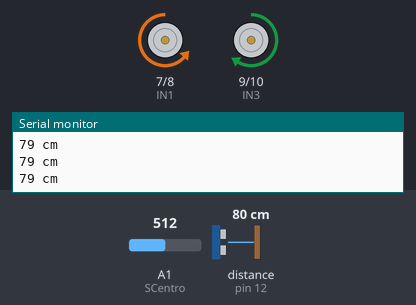
Bench run of a sketch on a simulated Arduino Uno, built with avr-gcc and run on an emulated ATmega328P. Parts: motor-driver pin pairs drawn as motors (green arrow = first pin HIGH = forward, orange = second pin HIGH = backward, longer = more drive, scaled by the enable pin), the last lines printed to the serial monitor. Wiring (inferred from the names in the program): ultrasonic range finder: trigger pin 13; echo pin 12. The inputs (shaded band) are chosen by the test bench; at power-on: distance to the obstacle (sensor on pin 12) 80 cm, A1 (SCentro) = 512. The echo pulse lasts 58.3 µs per cm.

Above: at 1.2 s.
1.3 s: distance to the obstacle (sensor on pin 12) set to 29 cm
2.8 s: distance to the obstacle (sensor on pin 12) set to 23 cm
At 3.35 s:
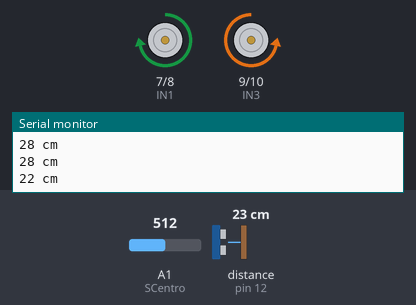
At 3.75 s:
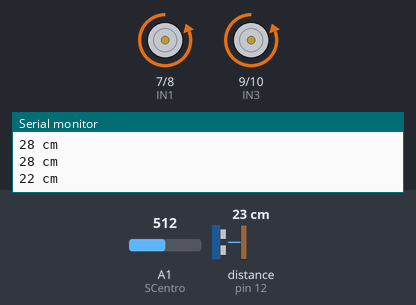
5.8 s: A1 (SCentro) set to 685
At 6.71 s:
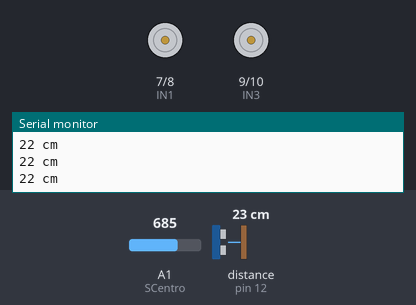
8.8 s: A1 (SCentro) set to 713
At 9.49 s:
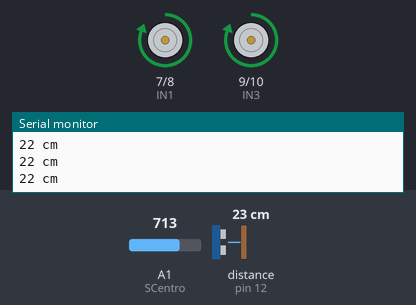
11.8 s: A1 (SCentro) set to 690
14.8 s: A1 (SCentro) set to 710
Timing chart, 0 to 18.8 s (numbered marks = the images above; inputs shaded):
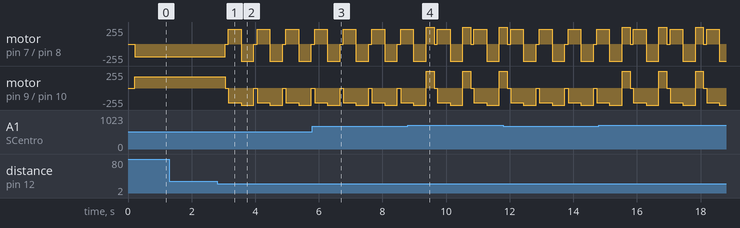

The sketch:

Robot_Sumo.ino
```cpp
//Declaración de pines a usar

// Pines para controlar la velocidad de los Motores */
int ENA = 5;
int ENB = 6;

/*IN1 E IN2 SON EL LADO DERECHO, IN1 HACIA ATRAS E IN2 HACIA ADELANTE
  IN3 E IN4 SON EL LADO IZQUIERDO, IN3 HACIA ATRAS E IN4 HACIA ADELANTE*/
int IN1 = 7;
int IN2 = 8;
int IN3 = 9;
int IN4 = 10;

// ----------------------------------
int SCentro = 15; // Seguidor de Líneas
int Valor = 0; // Variable global

// Sensor Ultrasonido
const int Echo = 12;
const int Trigger = 13;
long t;
long d;

void setup() {
  // Se prepara la comunicación serial
  Serial.begin(9600);
  //Configurar los pines de entrada y salida
  //Entradas
  pinMode(Echo, INPUT);
  pinMode(SCentro, INPUT);
  //Salidas
  pinMode(Trigger, OUTPUT);
  pinMode(IN1, OUTPUT);
  pinMode(IN2, OUTPUT);
  pinMode(IN3, OUTPUT);
  pinMode(IN4, OUTPUT);
  pinMode(ENA, OUTPUT);
  pinMode(ENB, OUTPUT);

}

void loop()
{
 SensorUltrasonido();
  Valor = analogRead(SCentro);
  if (Valor >= 700) {
    retroceder();
    delay(250);
  }
  if (d < 15) {
    avanzar();
  }

  if (d >= 15 && d < 25) {
    Frenar();
    delay(100);
    Doblar_DER();
    delay(400);
    avanzar();
    delay(200);
  }

  if (d >= 25) {
    Doblar_IZQ();
  }

}


void avanzar() {
  digitalWrite(IN1, LOW);
  digitalWrite(IN2, HIGH);
  digitalWrite(IN3, LOW);
  digitalWrite(IN4, HIGH);
  analogWrite(ENA, 255);
  analogWrite(ENB, 255);
}
void retroceder()
{
  digitalWrite(IN1, HIGH);
  digitalWrite(IN2, LOW);
  digitalWrite(IN3, HIGH);
  digitalWrite(IN4, LOW);
  analogWrite(ENA, 255);
  analogWrite(ENB, 255);
}
void Doblar_DER()
{
  digitalWrite(IN1, HIGH);
  digitalWrite(IN2, LOW);
  digitalWrite(IN3, LOW);
  digitalWrite(IN4, HIGH);
  analogWrite(ENA, 220);
  analogWrite(ENB, 220);
}
void Doblar_IZQ()
{
  digitalWrite(IN1, LOW);
  digitalWrite(IN2, HIGH);
  digitalWrite(IN3, HIGH);
  digitalWrite(IN4, LOW);
  analogWrite(ENA, 190);
  analogWrite(ENB, 170);
}
void Frenar()
{
  digitalWrite(IN1, LOW);
  digitalWrite(IN2, LOW);
  digitalWrite(IN3, LOW);
  digitalWrite(IN4, LOW);
  analogWrite(ENA, 255);
  analogWrite(ENB, 255);
}
void SensorUltrasonido()
{
  digitalWrite(Trigger, LOW);
  delayMicroseconds(2);
  digitalWrite(Trigger, HIGH);
  delayMicroseconds(10);
  digitalWrite(Trigger, LOW);
  t = pulseIn(Echo, HIGH);
  d = t / 59;
  Serial.print(d);
  Serial.println(" cm");
  delay(200);
}
```

Measured:
- the behaviour switches between 26 and 25 cm on distance to the obstacle (sensor on pin 12) (found by bisection; images 0 and 1)
- the behaviour switches between 699 and 700 on A1 (SCentro) (found by bisection; images 3 and 4)
